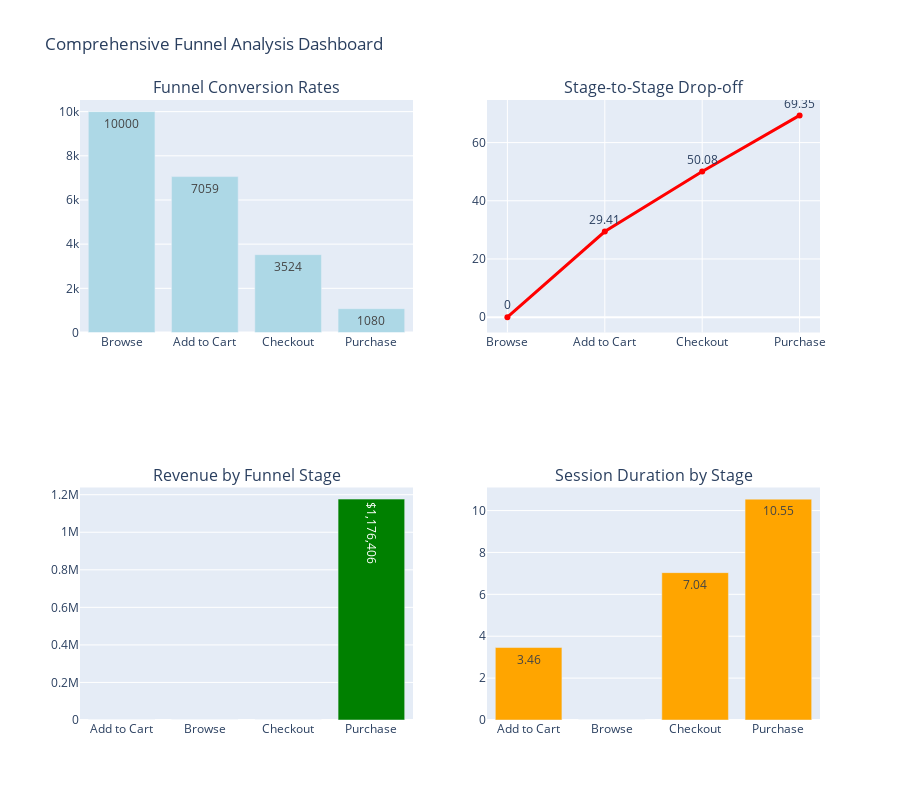

Source (notebook cell):
### Markdown cell above
## Visualization

### Code cell
# Creating comprehensive visualizations

fig = make_subplots(
    rows = 2, cols = 2,
    subplot_titles = ('Funnel Conversion Rates', 'Stage-to-Stage Drop-off',
                      'Revenue by Funnel Stage', 'Session Duration by Stage'),
)

# Funnel conversion rates
fig.add_trace(
    go.Bar(x = funnel_df['Stage'], y = funnel_df['Sessions'],
           text = funnel_df['Sessions'], textposition = 'auto',
           name = 'Sessions', marker_color = 'lightblue'),
    row = 1, col = 1
)

# Drop-off rates
fig.add_trace(
    go.Scatter(x = funnel_df['Stage'], y = funnel_df['Drop_Off_Rate'],
               mode = 'lines+markers+text', text = funnel_df['Drop_Off_Rate'],
               textposition = 'top center', name = 'Drop-off Rate (%)',
               line = dict(color = 'red', width = 3)),
    row = 1, col = 2
)

# Revenue by stage
revenue_by_stage = session_summary.groupby('Max_Funnel_Stage')['Revenue'].sum().reset_index()
fig.add_trace(
    go.Bar(x = revenue_by_stage['Max_Funnel_Stage'], y = revenue_by_stage['Revenue'],
           text = [f'${x:,.0f}' for x in revenue_by_stage['Revenue']],
           textposition = 'auto', name = 'Revenue', marker_color = 'green'),
        row = 2, col = 1
)

# Session duration by stage
duration_by_stage = session_summary.groupby('Max_Funnel_Stage')['Session_Duration_Min'].mean().reset_index()
fig.add_trace(
    go.Bar(x = duration_by_stage['Max_Funnel_Stage'], y = duration_by_stage['Session_Duration_Min'],
           text = duration_by_stage['Session_Duration_Min'].round(2),
           textposition = 'auto', name = 'Avg Session Duration (min)',
           marker_color = 'orange'),
    row = 2, col = 2
)

fig.update_layout(height = 800, title_text = "Comprehensive Funnel Analysis Dashboard", showlegend = False)
fig.show()

### Figure 1 — Plotly figure (JSON) as saved in the notebook; plotly's stock layout.template omitted (floating-point values rounded to 4 significant figures)
{"data": [{"marker": {"color": "lightblue"}, "name": "Sessions", "text": [10000.0, 7059.0, 3524.0, 1080.0], "textposition": "auto", "type": "bar", "x": ["Browse", "Add to Cart", "Checkout", "Purchase"], "xaxis": "x", "y": [10000, 7059, 3524, 1080], "yaxis": "y"}, {"line": {"color": "red", "width": 3}, "mode": "lines+markers+text", "name": "Drop-off Rate (%)", "text": [0.0, 29.41, 50.08, 69.35], "textposition": "top center", "type": "scatter", "x": ["Browse", "Add to Cart", "Checkout", "Purchase"], "xaxis": "x2", "y": [0.0, 29.41, 50.08, 69.35], "yaxis": "y2"}, {"marker": {"color": "green"}, "name": "Revenue", "text": ["$0", "$0", "$0", "$1,176,406"], "textposition": "auto", "type": "bar", "x": ["Add to Cart", "Browse", "Checkout", "Purchase"], "xaxis": "x3", "y": [0.0, 0.0, 0.0, 1176000.0], "yaxis": "y3"}, {"marker": {"color": "orange"}, "name": "Avg Session Duration (min)", "text": [3.46, 0.0, 7.04, 10.55], "textposition": "auto", "type": "bar", "x": ["Add to Cart", "Browse", "Checkout", "Purchase"], "xaxis": "x4", "y": [3.461, 0.0, 7.036, 10.55], "yaxis": "y4"}], "layout": {"annotations": [{"font": {"size": 16}, "showarrow": false, "text": "Funnel Conversion Rates", "x": 0.225, "xanchor": "center", "xref": "paper", "y": 1, "yanchor": "bottom", "yref": "paper"}, {"font": {"size": 16}, "showarrow": false, "text": "Stage-to-Stage Drop-off", "x": 0.775, "xanchor": "center", "xref": "paper", "y": 1, "yanchor": "bottom", "yref": "paper"}, {"font": {"size": 16}, "showarrow": false, "text": "Revenue by Funnel Stage", "x": 0.225, "xanchor": "center", "xref": "paper", "y": 0.375, "yanchor": "bottom", "yref": "paper"}, {"font": {"size": 16}, "showarrow": false, "text": "Session Duration by Stage", "x": 0.775, "xanchor": "center", "xref": "paper", "y": 0.375, "yanchor": "bottom", "yref": "paper"}], "height": 800, "showlegend": false, "title": {"text": "Comprehensive Funnel Analysis Dashboard"}, "xaxis": {"anchor": "y", "domain": [0, 0.45]}, "xaxis2": {"anchor": "y2", "domain": [0.55, 1]}, "xaxis3": {"anchor": "y3", "domain": [0, 0.45]}, "xaxis4": {"anchor": "y4", "domain": [0.55, 1]}, "yaxis": {"anchor": "x", "domain": [0.625, 1]}, "yaxis2": {"anchor": "x2", "domain": [0.625, 1]}, "yaxis3": {"anchor": "x3", "domain": [0, 0.375]}, "yaxis4": {"anchor": "x4", "domain": [0, 0.375]}}}
